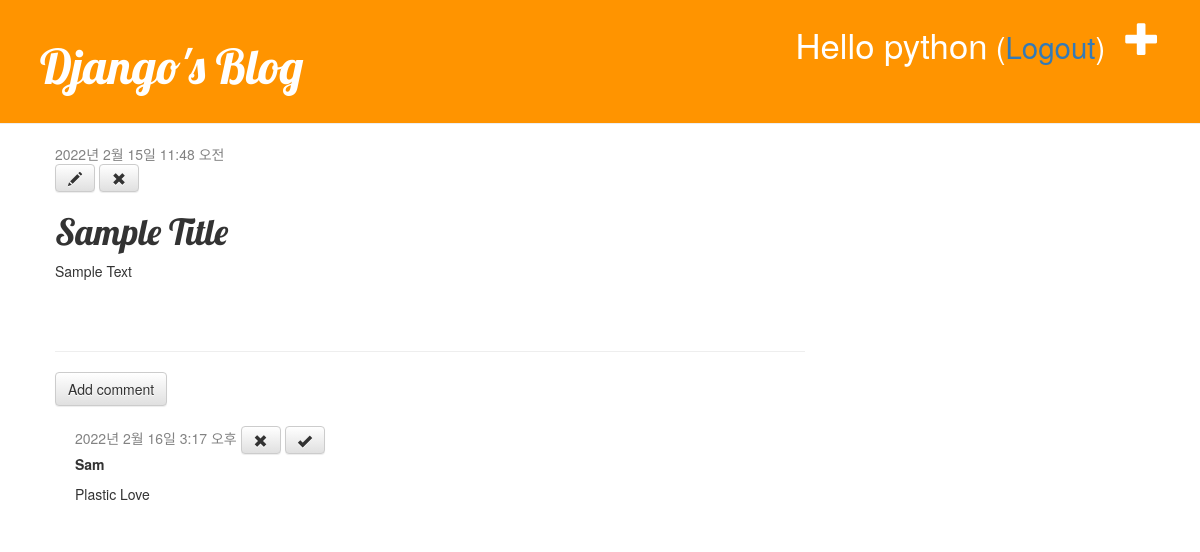
/blog/post/7/ (signed in), run on an earlier commit of the app's database.
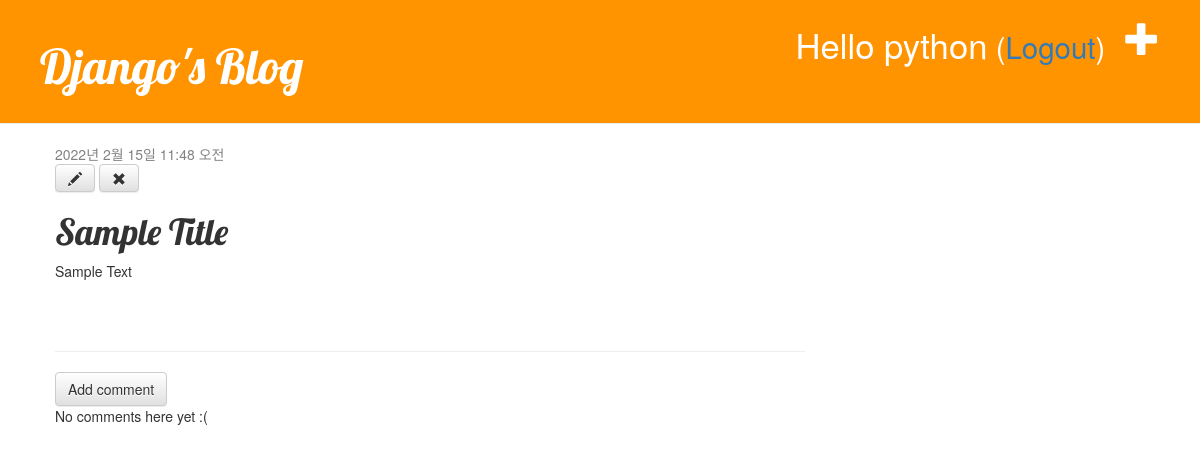
And on a later commit of the database.
### blog/models.py (models this page shows, shortened)
class Comment(models.Model):
    post = models.ForeignKey('blog.Post', on_delete=models.CASCADE,
                             related_name='comments')
    author = models.CharField(max_length=200)
    text = models.TextField()
    created_date = models.DateTimeField(default=timezone.now)
    approved_comment = models.BooleanField(default=False)

### blog/views.py (the view)
# urls.py: path('post/<int:pk>/', views.post_detail, name='post_detail'),
def post_detail(request, pk):
    post = get_object_or_404(Post, pk=pk)
    return render(request, 'blog/post_detail.html', {'post': post})

### blog/templates/Blog/post_detail.html (shortened to what this page needs)
{% extends 'blog/base.html' %}
{% block content %}
<div class="post">
    <div class="date">
        {{ post.published_date }}
    </div>
    {% if user.is_authenticated %}
    <a class="btn btn-default" href="{% url 'post_edit' pk=post.pk %}">
    <span class="glyphicon glyphicon-pencil"></span></a>
    <a class="btn btn-default" href="#" onclick="post_remove()">
    <span class="glyphicon glyphicon-remove"></span></a>
    {% endif %}
    <h1>{{ post.title }}</h1>
    <p>{{ post.text | linebreaksbr }}</p>
</div>
<hr>
<a class="btn btn-default" href="{% url 'add_comment_to_post' pk=post.pk %}">
    Add comment</a>
{% for comment in post.comments.all %}
    {% if user.is_authenticated or comment.approved_comment %}
        <div class="comment">
            <div class="date">
                {{ comment.created_date }}
                {% if not comment.approved_comment %}
                    <a class="btn btn-default" href="{% url 'comment_remove' pk=comment.pk %}">
                    <span class="glyphicon glyphicon-remove"></span></a>
                    <a class="btn btn-default" href="{% url 'comment_approve' pk=comment.pk %}">
                    <span class="glyphicon glyphicon-ok"></span></a>
                {% endif %}
            </div>
            <strong>{{ comment.author }}</strong>
            <p>{{ comment.text | linebreaks }}</p>
        </div>
    {% endif %}
{% empty %}
    <p>No comments here yet :(</p>
{% endfor %}
{% endblock %}

What changed in the data, as far as the page shows it:
removed Comment: created_date "2022년 2월 16일 3:17 오후", approved_comment False (drawn), author "Sam", text "Plastic Love"
Also different on the page:
text now shown: "No comments here yet :("
